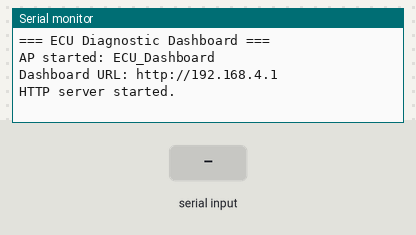
Bench run of a sketch on a simulated ESP32. Shown: the last lines printed to the serial monitor. Inputs (shaded band) come from the test bench. WiFi joins after 1.5 s; servers stay silent unless stated.

Above: at 1.2 s.
1.3 s: "1\n" received over the second serial link
At 1.9 s:
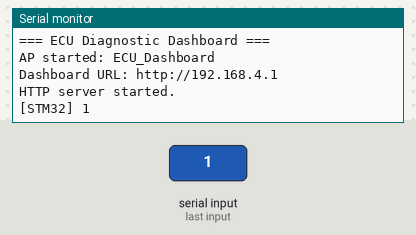
2.8 s: "0\n" received over the second serial link
At 4.2 s:
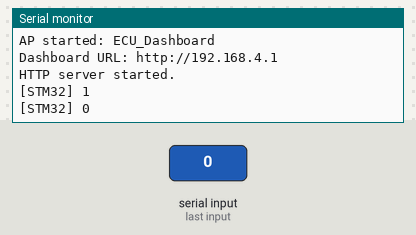

Measured:
- after the input at 1.3 s, the serial monitor: prints a new line at once (image 1)
- after the input at 2.8 s, the serial monitor: prints a new line at once (image 2)

The sketch:

web_dashboard.ino
```cpp
/*  web_dashboard.ino — ESP32 Web Dashboard Bridge
 *
 *  Receives JSON diagnostic packets from STM32F429 over UART2 (115200 8N1)
 *  and serves them to a browser as a real-time dashboard.
 *
 *  Wiring:
 *  ┌──────────────────────┬──────────────────────────────────────┐
 *  │ STM32F429 Pin        │ ESP32 Pin                            │
 *  ├──────────────────────┼──────────────────────────────────────┤
 *  │ PA2  (USART2 TX)     │ GPIO16 (RX2) — 3.3 V logic, no shift│
 *  │ PA3  (USART2 RX)     │ GPIO17 (TX2)                        │
 *  │ GND                  │ GND  (common ground is essential!)   │
 *  └──────────────────────┴──────────────────────────────────────┘
 *
 *  WiFi: The ESP32 starts as an Access Point.
 *    SSID: ECU_Dashboard
 *    Pass: ecu12345
 *    URL:  http://192.168.4.1
 *
 *    To connect to an existing network instead, set WIFI_MODE to STATION
 *    and fill in WIFI_SSID / WIFI_PASS below.
 *
 *  Required libraries (Arduino IDE Library Manager):
 *    - ArduinoJson  (by Benoit Blanchon, v6.x)
 *
 *  Dashboard features:
 *    - Live vehicle data: RPM, Speed, Temp, Battery, Throttle
 *    - CAN bus health: TEC/REC, bus-off, error-passive, frame rate, timeout
 *    - RTOS health: free heap, task count, stack watermarks
 *    - Updates every 500 ms via SSE (Server-Sent Events)
 *    - Serial monitor echo of all received JSON lines
 */

#include <WiFi.h>
#include <WebServer.h>
#include <ArduinoJson.h>

/* ---- WiFi configuration ---------------------------------------------- */
#define WIFI_MODE_AP      1    /* 1 = Access Point, 0 = Station */
#define AP_SSID           "ECU_Dashboard"
#define AP_PASS           "ecu12345"
#define STA_SSID          "YourSSID"     /* Used if WIFI_MODE_AP = 0 */
#define STA_PASS          "YourPassword"

/* ---- UART from STM32 ------------------------------------------------- */
#define STM32_UART        Serial2
#define STM32_BAUD        115200
#define STM32_RX_PIN      16
#define STM32_TX_PIN      17
#define UART_BUF_SIZE     512

/* ---- SSE --------------------------------------------------------------- */
#define SSE_MAX_CLIENTS   4

/* ====================================================================== */

WebServer server(80);

/* Shared data (updated by UART task, read by HTTP handlers) */
struct DiagData {
    uint32_t uptime_ms;
    uint16_t rpm;
    uint8_t  speed_kmh;
    int16_t  temp_c;
    uint16_t battery_mv;
    uint8_t  throttle_pct;
    /* CAN */
    bool     can_ok;
    uint8_t  tec;
    uint8_t  rec;
    uint32_t fps;
    uint32_t rx_frames;
    uint32_t rx_errors;
    bool     timeout;
    bool     bus_off;
    bool     error_passive;
    uint8_t  lec;
    /* RTOS */
    uint32_t free_heap;
    uint32_t min_heap;
    uint8_t  num_tasks;
    char     wm_json[128];     /* Pre-formatted watermark JSON array */
    bool     valid;
} diag;

/* SSE client tracking */
struct SSEClient {
    WiFiClient client;
    bool       active;
} sse_clients[SSE_MAX_CLIENTS];

portMUX_TYPE diag_mux = portMUX_INITIALIZER_UNLOCKED;

/* ======================================================================
 * Dashboard HTML (served from flash)
 * ==================================================================== */
static const char DASHBOARD_HTML[] PROGMEM = R"rawhtml(
<!DOCTYPE html>
<html lang="en">
<head>
<meta charset="UTF-8">
<meta name="viewport" content="width=device-width,initial-scale=1">
<title>ECU Diagnostic Dashboard</title>
<style>
  *{box-sizing:border-box;margin:0;padding:0}
  body{font-family:'Segoe UI',Arial,sans-serif;background:#0d1117;color:#e6edf3;min-height:100vh}
  header{background:#161b22;border-bottom:1px solid #30363d;padding:16px 24px;display:flex;align-items:center;justify-content:space-between}
  header h1{font-size:1.3rem;color:#58a6ff}
  #conn{font-size:.8rem;padding:4px 10px;border-radius:12px;background:#21262d}
  #conn.live{background:#1a4731;color:#3fb950}
  #conn.dead{background:#3d1f1f;color:#f85149}
  .grid{display:grid;grid-template-columns:repeat(auto-fill,minmax(160px,1fr));gap:14px;padding:20px}
  .section{padding:0 20px 8px;font-size:.75rem;color:#8b949e;text-transform:uppercase;letter-spacing:.08em}
  .card{background:#161b22;border:1px solid #30363d;border-radius:10px;padding:16px 14px;transition:border-color .3s}
  .card:hover{border-color:#58a6ff}
  .card .label{font-size:.7rem;color:#8b949e;margin-bottom:6px;text-transform:uppercase;letter-spacing:.05em}
  .card .value{font-size:1.7rem;font-weight:700;line-height:1}
  .card .unit{font-size:.75rem;color:#8b949e;margin-top:3px}
  .card.ok   .value{color:#3fb950}
  .card.warn .value{color:#d29922}
  .card.err  .value{color:#f85149}
  .card.neu  .value{color:#58a6ff}
  .bar-bg{height:6px;background:#21262d;border-radius:3px;margin-top:8px;overflow:hidden}
  .bar-fill{height:100%;border-radius:3px;transition:width .5s,background .5s}
  .wm-table{width:100%;font-size:.75rem;border-collapse:collapse}
  .wm-table td{padding:3px 6px;border-bottom:1px solid #21262d}
  .wm-table td:last-child{text-align:right;color:#3fb950}
  footer{text-align:center;padding:14px;font-size:.7rem;color:#484f58}
</style>
</head>
<body>
<header>
  <h1>&#9881; ECU Diagnostic Dashboard</h1>
  <span id="conn" class="dead">&#11044; Connecting...</span>
</header>

<!-- Vehicle Data -->
<p class="section" style="margin-top:14px">Vehicle Data</p>
<div class="grid">
  <div class="card neu" id="card-rpm">
    <div class="label">Engine RPM</div>
    <div class="value" id="val-rpm">—</div>
    <div class="unit">RPM</div>
    <div class="bar-bg"><div class="bar-fill" id="bar-rpm" style="width:0%;background:#58a6ff"></div></div>
  </div>
  <div class="card neu" id="card-spd">
    <div class="label">Speed</div>
    <div class="value" id="val-spd">—</div>
    <div class="unit">km/h</div>
    <div class="bar-bg"><div class="bar-fill" id="bar-spd" style="width:0%;background:#58a6ff"></div></div>
  </div>
  <div class="card neu" id="card-tmp">
    <div class="label">Engine Temp</div>
    <div class="value" id="val-tmp">—</div>
    <div class="unit">°C</div>
  </div>
  <div class="card neu" id="card-bat">
    <div class="label">Battery</div>
    <div class="value" id="val-bat">—</div>
    <div class="unit">V</div>
  </div>
  <div class="card neu" id="card-tps">
    <div class="label">Throttle</div>
    <div class="value" id="val-tps">—</div>
    <div class="unit">%</div>
    <div class="bar-bg"><div class="bar-fill" id="bar-tps" style="width:0%;background:#58a6ff"></div></div>
  </div>
</div>

<!-- CAN Health -->
<p class="section">CAN Bus Health</p>
<div class="grid">
  <div class="card" id="card-can">
    <div class="label">Bus Status</div>
    <div class="value" id="val-can">—</div>
  </div>
  <div class="card neu" id="card-fps">
    <div class="label">Frame Rate</div>
    <div class="value" id="val-fps">—</div>
    <div class="unit">frames/s</div>
  </div>
  <div class="card neu" id="card-tec">
    <div class="label">TEC</div>
    <div class="value" id="val-tec">—</div>
    <div class="unit">Tx Errors</div>
  </div>
  <div class="card neu" id="card-rec">
    <div class="label">REC</div>
    <div class="value" id="val-rec">—</div>
    <div class="unit">Rx Errors</div>
  </div>
  <div class="card neu" id="card-rx">
    <div class="label">Total Frames</div>
    <div class="value" id="val-rx">—</div>
  </div>
  <div class="card neu" id="card-lec">
    <div class="label">Last Error</div>
    <div class="value" id="val-lec">—</div>
    <div class="unit">LEC code</div>
  </div>
</div>

<!-- RTOS Health -->
<p class="section">RTOS Health</p>
<div class="grid">
  <div class="card neu">
    <div class="label">Free Heap</div>
    <div class="value" id="val-heap">—</div>
    <div class="unit">bytes</div>
  </div>
  <div class="card neu">
    <div class="label">Min Heap</div>
    <div class="value" id="val-mheap">—</div>
    <div class="unit">bytes</div>
  </div>
  <div class="card neu">
    <div class="label">Tasks</div>
    <div class="value" id="val-tasks">—</div>
  </div>
  <div class="card neu">
    <div class="label">Uptime</div>
    <div class="value" id="val-uptime">—</div>
    <div class="unit">seconds</div>
  </div>
</div>
<div style="padding:0 20px 14px">
  <div class="card neu" style="max-width:400px">
    <div class="label" style="margin-bottom:8px">Stack Watermarks (words free)</div>
    <table class="wm-table" id="wm-table"><tr><td colspan="2">—</td></tr></table>
  </div>
</div>

<footer>STM32F429 → USART2 → ESP32 | Update rate: 500 ms</footer>

<script>
const LEC_NAMES = ["No error","Bit dominant","Bit recessive","Bit error","Stuff error","CRC error","Form error","ACK error"];
let evtSrc;

function connect() {
  evtSrc = new EventSource('/events');
  evtSrc.onopen = () => {
    document.getElementById('conn').textContent = '● Live';
    document.getElementById('conn').className = 'live';
  };
  evtSrc.onerror = () => {
    document.getElementById('conn').textContent = '● Disconnected';
    document.getElementById('conn').className = 'dead';
    evtSrc.close();
    setTimeout(connect, 3000);
  };
  evtSrc.onmessage = e => {
    try { update(JSON.parse(e.data)); } catch(ex) {}
  };
}

function setCard(id, cls) {
  const c = document.getElementById('card-' + id);
  c.className = 'card ' + cls;
}
function setBar(id, pct, color) {
  const b = document.getElementById('bar-' + id);
  if (b) { b.style.width = pct + '%'; b.style.background = color; }
}

function update(d) {
  // Vehicle data
  document.getElementById('val-rpm').textContent  = d.rpm;
  document.getElementById('val-spd').textContent  = d.spd;
  document.getElementById('val-tmp').textContent  = d.tmp;
  document.getElementById('val-bat').textContent  = (d.bat / 1000).toFixed(2);
  document.getElementById('val-tps').textContent  = d.tps;
  setCard('rpm', d.rpm > 6500 ? 'warn' : 'neu');
  setCard('tmp', d.tmp > 105 ? 'err' : d.tmp > 90 ? 'warn' : 'ok');
  setCard('bat', d.bat < 11000 ? 'err' : d.bat < 12000 ? 'warn' : 'ok');
  setBar('rpm', Math.min(d.rpm / 80, 100), d.rpm > 6500 ? '#d29922' : '#58a6ff');
  setBar('spd', Math.min(d.spd / 2,  100), '#58a6ff');
  setBar('tps', d.tps,                     '#58a6ff');

  // CAN health
  const can = d.can;
  const canStatus = can.boff ? 'BUS-OFF' : can.to ? 'TIMEOUT' : can.ok ? 'ACTIVE' : 'IDLE';
  document.getElementById('val-can').textContent = canStatus;
  setCard('can', can.boff ? 'err' : can.to ? 'warn' : can.ok ? 'ok' : 'neu');
  document.getElementById('val-fps').textContent  = can.fps;
  document.getElementById('val-tec').textContent  = can.tec;
  document.getElementById('val-rec').textContent  = can.rec;
  document.getElementById('val-rx').textContent   = can.rx;
  document.getElementById('val-lec').textContent  = LEC_NAMES[can.lec] || can.lec;
  setCard('tec', can.tec >= 96 ? 'err' : can.tec > 0 ? 'warn' : 'ok');
  setCard('rec', can.rec >= 96 ? 'err' : can.rec > 0 ? 'warn' : 'ok');

  // RTOS
  const r = d.rtos;
  document.getElementById('val-heap').textContent   = r.heap.toLocaleString();
  document.getElementById('val-mheap').textContent  = r.mheap.toLocaleString();
  document.getElementById('val-tasks').textContent  = r.ntasks;
  document.getElementById('val-uptime').textContent = (d.t / 1000).toFixed(1);

  // Watermarks table
  let html = '';
  if (r.wm && r.wm.length) {
    r.wm.forEach(([name, words]) => {
      const cls = words < 20 ? 'style="color:#f85149"' : words < 50 ? 'style="color:#d29922"' : '';
      html += `<tr><td>${name}</td><td ${cls}>${words}</td></tr>`;
    });
  }
  document.getElementById('wm-table').innerHTML = html || '<tr><td colspan="2">—</td></tr>';
}

connect();
</script>
</body>
</html>
)rawhtml";

/* ======================================================================
 * SSE helpers
 * ==================================================================== */
static void sse_send_all(const String &data)
{
    for (int i = 0; i < SSE_MAX_CLIENTS; i++)
    {
        if (!sse_clients[i].active) { continue; }
        if (!sse_clients[i].client.connected())
        {
            sse_clients[i].active = false;
            continue;
        }
        sse_clients[i].client.print("data: ");
        sse_clients[i].client.print(data);
        sse_clients[i].client.print("\n\n");
    }
}

/* ======================================================================
 * HTTP handlers
 * ==================================================================== */
static void handle_root(void)
{
    server.send_P(200, "text/html", DASHBOARD_HTML);
}

static void handle_events(void)
{
    /* Upgrade the connection to an SSE stream */
    WiFiClient client = server.client();
    client.print("HTTP/1.1 200 OK\r\n"
                 "Content-Type: text/event-stream\r\n"
                 "Cache-Control: no-cache\r\n"
                 "Connection: keep-alive\r\n"
                 "Access-Control-Allow-Origin: *\r\n"
                 "\r\n");

    for (int i = 0; i < SSE_MAX_CLIENTS; i++)
    {
        if (!sse_clients[i].active)
        {
            sse_clients[i].client = client;
            sse_clients[i].active = true;
            break;
        }
    }
}

static void handle_data_json(void)
{
    /* One-shot JSON endpoint (useful for debugging / non-SSE clients) */
    portENTER_CRITICAL(&diag_mux);
    DiagData snap = diag;
    portEXIT_CRITICAL(&diag_mux);

    char buf[400];
    snprintf(buf, sizeof(buf),
             "{\"t\":%lu,\"rpm\":%u,\"spd\":%u,\"tmp\":%d,\"bat\":%u,\"tps\":%u,"
             "\"can\":{\"ok\":%u,\"tec\":%u,\"rec\":%u,\"fps\":%lu,\"rx\":%lu,"
             "\"err\":%lu,\"to\":%u,\"boff\":%u,\"erp\":%u,\"lec\":%u},"
             "\"rtos\":{\"heap\":%lu,\"mheap\":%lu,\"ntasks\":%u,\"wm\":%s}}",
             (unsigned long)snap.uptime_ms,
             snap.rpm, snap.speed_kmh, (int)snap.temp_c,
             snap.battery_mv, snap.throttle_pct,
             (unsigned)snap.can_ok, snap.tec, snap.rec,
             (unsigned long)snap.fps, (unsigned long)snap.rx_frames,
             (unsigned long)snap.rx_errors,
             (unsigned)snap.timeout, (unsigned)snap.bus_off,
             (unsigned)snap.error_passive, snap.lec,
             (unsigned long)snap.free_heap, (unsigned long)snap.min_heap,
             snap.num_tasks, snap.wm_json);

    server.send(200, "application/json", buf);
}

/* ======================================================================
 * parseAndStore — parses one JSON line from STM32 into diag struct.
 * Returns true on success.
 * ==================================================================== */
static bool parseAndStore(const char *line)
{
    StaticJsonDocument<512> doc;
    DeserializationError err = deserializeJson(doc, line);
    if (err) { return false; }

    DiagData tmp;
    tmp.uptime_ms    = doc["t"]   | 0UL;
    tmp.rpm          = doc["rpm"] | 0;
    tmp.speed_kmh    = doc["spd"] | 0;
    tmp.temp_c       = doc["tmp"] | 0;
    tmp.battery_mv   = doc["bat"] | 0;
    tmp.throttle_pct = doc["tps"] | 0;

    JsonObject can    = doc["can"];
    tmp.can_ok        = (can["ok"]   | 0) != 0;
    tmp.tec           = can["tec"]   | 0;
    tmp.rec           = can["rec"]   | 0;
    tmp.fps           = can["fps"]   | 0UL;
    tmp.rx_frames     = can["rx"]    | 0UL;
    tmp.rx_errors     = can["err"]   | 0UL;
    tmp.timeout       = (can["to"]   | 0) != 0;
    tmp.bus_off       = (can["boff"] | 0) != 0;
    tmp.error_passive = (can["erp"]  | 0) != 0;
    tmp.lec           = can["lec"]   | 0;

    JsonObject rtos   = doc["rtos"];
    tmp.free_heap     = rtos["heap"]   | 0UL;
    tmp.min_heap      = rtos["mheap"]  | 0UL;
    tmp.num_tasks     = rtos["ntasks"] | 0;

    /* Re-serialise watermark array as a compact JSON string */
    JsonArray wm = rtos["wm"];
    if (!wm.isNull())
    {
        serializeJson(wm, tmp.wm_json, sizeof(tmp.wm_json));
    }
    else
    {
        strcpy(tmp.wm_json, "[]");
    }

    tmp.valid = true;

    portENTER_CRITICAL(&diag_mux);
    diag = tmp;
    portEXIT_CRITICAL(&diag_mux);
    return true;
}

/* ======================================================================
 * buildSSEPayload — creates the JSON string pushed over SSE.
 * Reuses the same format so the dashboard JS works with both SSE and /data.
 * ==================================================================== */
static String buildSSEPayload(void)
{
    portENTER_CRITICAL(&diag_mux);
    DiagData snap = diag;
    portEXIT_CRITICAL(&diag_mux);

    char buf[400];
    snprintf(buf, sizeof(buf),
             "{\"t\":%lu,\"rpm\":%u,\"spd\":%u,\"tmp\":%d,\"bat\":%u,\"tps\":%u,"
             "\"can\":{\"ok\":%u,\"tec\":%u,\"rec\":%u,\"fps\":%lu,\"rx\":%lu,"
             "\"err\":%lu,\"to\":%u,\"boff\":%u,\"erp\":%u,\"lec\":%u},"
             "\"rtos\":{\"heap\":%lu,\"mheap\":%lu,\"ntasks\":%u,\"wm\":%s}}",
             (unsigned long)snap.uptime_ms,
             snap.rpm, snap.speed_kmh, (int)snap.temp_c,
             snap.battery_mv, snap.throttle_pct,
             (unsigned)snap.can_ok, snap.tec, snap.rec,
             (unsigned long)snap.fps, (unsigned long)snap.rx_frames,
             (unsigned long)snap.rx_errors,
             (unsigned)snap.timeout, (unsigned)snap.bus_off,
             (unsigned)snap.error_passive, snap.lec,
             (unsigned long)snap.free_heap, (unsigned long)snap.min_heap,
             snap.num_tasks, snap.wm_json);
    return String(buf);
}

/* ======================================================================
 * setup
 * ==================================================================== */
void setup()
{
    Serial.begin(115200);
    Serial.println("\n=== ECU Diagnostic Dashboard ===");

    /* UART from STM32 */
    STM32_UART.begin(STM32_BAUD, SERIAL_8N1, STM32_RX_PIN, STM32_TX_PIN);

    /* Zero diagnostics */
    memset(&diag, 0, sizeof(diag));
    strcpy(diag.wm_json, "[]");

    /* WiFi */
#if WIFI_MODE_AP
    WiFi.softAP(AP_SSID, AP_PASS);
    Serial.print("AP started: ");
    Serial.println(AP_SSID);
    Serial.print("Dashboard URL: http://");
    Serial.println(WiFi.softAPIP());
#else
    WiFi.begin(STA_SSID, STA_PASS);
    Serial.print("Connecting to ");
    Serial.print(STA_SSID);
    while (WiFi.status() != WL_CONNECTED)
    {
        delay(500);
        Serial.print('.');
    }
    Serial.println();
    Serial.print("Dashboard URL: http://");
    Serial.println(WiFi.localIP());
#endif

    /* HTTP routes */
    server.on("/",      HTTP_GET, handle_root);
    server.on("/events",HTTP_GET, handle_events);
    server.on("/data",  HTTP_GET, handle_data_json);
    server.begin();
    Serial.println("HTTP server started.");
}

/* ======================================================================
 * loop
 * ==================================================================== */
static char   uart_buf[UART_BUF_SIZE];
static int    uart_pos     = 0;
static uint32_t last_sse_ms = 0;

void loop()
{
    /* ---- Handle HTTP clients ---------------------------------------- */
    server.handleClient();

    /* ---- Read UART from STM32 --------------------------------------- */
    while (STM32_UART.available())
    {
        char c = (char)STM32_UART.read();

        if (c == '\n')
        {
            if (uart_pos > 0)
            {
                uart_buf[uart_pos] = '\0';
                Serial.print("[STM32] ");
                Serial.println(uart_buf);          /* Echo to serial monitor */
                parseAndStore(uart_buf);
            }
            uart_pos = 0;
        }
        else if (c != '\r')
        {
            if (uart_pos < (UART_BUF_SIZE - 1))
            {
                uart_buf[uart_pos++] = c;
            }
            else
            {
                /* Buffer overflow — reset */
                uart_pos = 0;
            }
        }
    }

    /* ---- Push SSE event every 500 ms -------------------------------- */
    uint32_t now = millis();
    if ((now - last_sse_ms) >= 500UL)
    {
        last_sse_ms = now;
        String payload = buildSSEPayload();
        sse_send_all(payload);
    }
}
```
